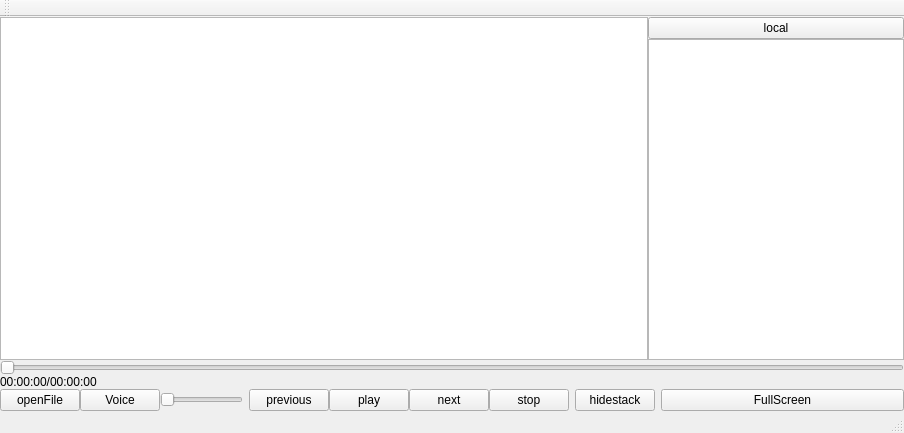
<?xml version="1.0" encoding="UTF-8"?>
<ui version="4.0">
 <class>MainWindow</class>
 <widget class="QMainWindow" name="MainWindow">
  <property name="geometry">
   <rect>
    <x>0</x>
    <y>0</y>
    <width>904</width>
    <height>433</height>
   </rect>
  </property>
  <property name="windowTitle">
   <string>MainWindow</string>
  </property>
  <property name="windowOpacity">
   <double>1.000000000000000</double>
  </property>
  <widget class="QWidget" name="centralWidget">
   <layout class="QGridLayout" name="gridLayout_3">
    <property name="leftMargin">
     <number>0</number>
    </property>
    <property name="topMargin">
     <number>0</number>
    </property>
    <property name="rightMargin">
     <number>0</number>
    </property>
    <property name="bottomMargin">
     <number>0</number>
    </property>
    <property name="spacing">
     <number>0</number>
    </property>
    <item row="0" column="0">
     <layout class="QHBoxLayout" name="horizontalLayout" stretch="5,0">
      <property name="spacing">
       <number>0</number>
      </property>
      <item>
       <widget class="QGraphicsView" name="graphicsView">
        <property name="lineWidth">
         <number>0</number>
        </property>
       </widget>
      </item>
      <item>
       <widget class="QFrame" name="stackFrame">
        <property name="frameShadow">
         <enum>QFrame::Plain</enum>
        </property>
        <property name="lineWidth">
         <number>0</number>
        </property>
        <layout class="QVBoxLayout" name="verticalLayout">
         <property name="spacing">
          <number>0</number>
         </property>
         <property name="leftMargin">
          <number>0</number>
         </property>
         <property name="topMargin">
          <number>0</number>
         </property>
         <property name="rightMargin">
          <number>0</number>
         </property>
         <property name="bottomMargin">
          <number>0</number>
         </property>
         <item>
          <widget class="QPushButton" name="switchListButton">
           <property name="text">
            <string>local</string>
           </property>
          </widget>
         </item>
         <item>
          <widget class="QStackedWidget" name="stackedWidget">
           <property name="minimumSize">
            <size>
             <width>200</width>
             <height>0</height>
            </size>
           </property>
           <property name="lineWidth">
            <number>0</number>
           </property>
           <property name="currentIndex">
            <number>0</number>
           </property>
           <widget class="QWidget" name="page">
            <layout class="QVBoxLayout" name="verticalLayout_2">
             <property name="leftMargin">
              <number>0</number>
             </property>
             <property name="topMargin">
              <number>0</number>
             </property>
             <property name="rightMargin">
              <number>0</number>
             </property>
             <property name="bottomMargin">
              <number>0</number>
             </property>
             <item>
              <widget class="QListWidget" name="locallistWidget">
               <property name="editTriggers">
                <set>QAbstractItemView::NoEditTriggers</set>
               </property>
              </widget>
             </item>
            </layout>
           </widget>
           <widget class="QWidget" name="page_2">
            <layout class="QGridLayout" name="gridLayout">
             <property name="leftMargin">
              <number>0</number>
             </property>
             <property name="topMargin">
              <number>0</number>
             </property>
             <property name="rightMargin">
              <number>0</number>
             </property>
             <property name="bottomMargin">
              <number>0</number>
             </property>
             <property name="spacing">
              <number>0</number>
             </property>
             <item row="1" column="0">
              <widget class="QTreeView" name="urltreeView">
               <property name="toolTipDuration">
                <number>0</number>
               </property>
              </widget>
             </item>
             <item row="0" column="0">
              <widget class="QLineEdit" name="lineEdit"/>
             </item>
            </layout>
           </widget>
          </widget>
         </item>
        </layout>
       </widget>
      </item>
     </layout>
    </item>
    <item row="1" column="0">
     <widget class="QSlider" name="movieSlider">
      <property name="orientation">
       <enum>Qt::Horizontal</enum>
      </property>
     </widget>
    </item>
    <item row="2" column="0">
     <widget class="QLabel" name="timeLabel">
      <property name="text">
       <string>00:00:00/00:00:00</string>
      </property>
     </widget>
    </item>
    <item row="3" column="0">
     <layout class="QHBoxLayout" name="horizontalLayout_5" stretch="1,1,0,1">
      <item>
       <layout class="QHBoxLayout" name="horizontalLayout_4">
        <property name="spacing">
         <number>0</number>
        </property>
        <item>
         <widget class="QPushButton" name="openFileBtn">
          <property name="text">
           <string>openFile</string>
          </property>
         </widget>
        </item>
        <item>
         <widget class="QPushButton" name="VoiceBtn">
          <property name="text">
           <string>Voice</string>
          </property>
         </widget>
        </item>
        <item>
         <widget class="QSlider" name="voiceSlider">
          <property name="minimumSize">
           <size>
            <width>0</width>
            <height>0</height>
           </size>
          </property>
          <property name="maximumSize">
           <size>
            <width>100</width>
            <height>16777215</height>
           </size>
          </property>
          <property name="orientation">
           <enum>Qt::Horizontal</enum>
          </property>
         </widget>
        </item>
       </layout>
      </item>
      <item>
       <layout class="QHBoxLayout" name="horizontalLayout_2">
        <property name="spacing">
         <number>0</number>
        </property>
        <item>
         <widget class="QPushButton" name="previousBtn">
          <property name="text">
           <string>previous</string>
          </property>
         </widget>
        </item>
        <item>
         <widget class="QPushButton" name="playBtn">
          <property name="text">
           <string>play</string>
          </property>
         </widget>
        </item>
        <item>
         <widget class="QPushButton" name="nextBtn">
          <property name="text">
           <string>next</string>
          </property>
         </widget>
        </item>
        <item>
         <widget class="QPushButton" name="stopBtn">
          <property name="text">
           <string>stop</string>
          </property>
         </widget>
        </item>
       </layout>
      </item>
      <item>
       <widget class="QPushButton" name="hideStackBtn">
        <property name="text">
         <string>hidestack</string>
        </property>
       </widget>
      </item>
      <item>
       <layout class="QHBoxLayout" name="horizontalLayout_3">
        <property name="spacing">
         <number>0</number>
        </property>
        <item>
         <widget class="QPushButton" name="fullScreenBtn">
          <property name="text">
           <string>FullScreen</string>
          </property>
         </widget>
        </item>
       </layout>
      </item>
     </layout>
    </item>
   </layout>
  </widget>
  <widget class="QMenuBar" name="menuBar">
   <property name="geometry">
    <rect>
     <x>0</x>
     <y>0</y>
     <width>904</width>
     <height>36</height>
    </rect>
   </property>
  </widget>
  <widget class="QToolBar" name="mainToolBar">
   <attribute name="toolBarArea">
    <enum>TopToolBarArea</enum>
   </attribute>
   <attribute name="toolBarBreak">
    <bool>false</bool>
   </attribute>
  </widget>
  <widget class="QStatusBar" name="statusBar"/>
 </widget>
 <layoutdefault spacing="6" margin="11"/>
 <resources/>
 <connections/>
</ui>
